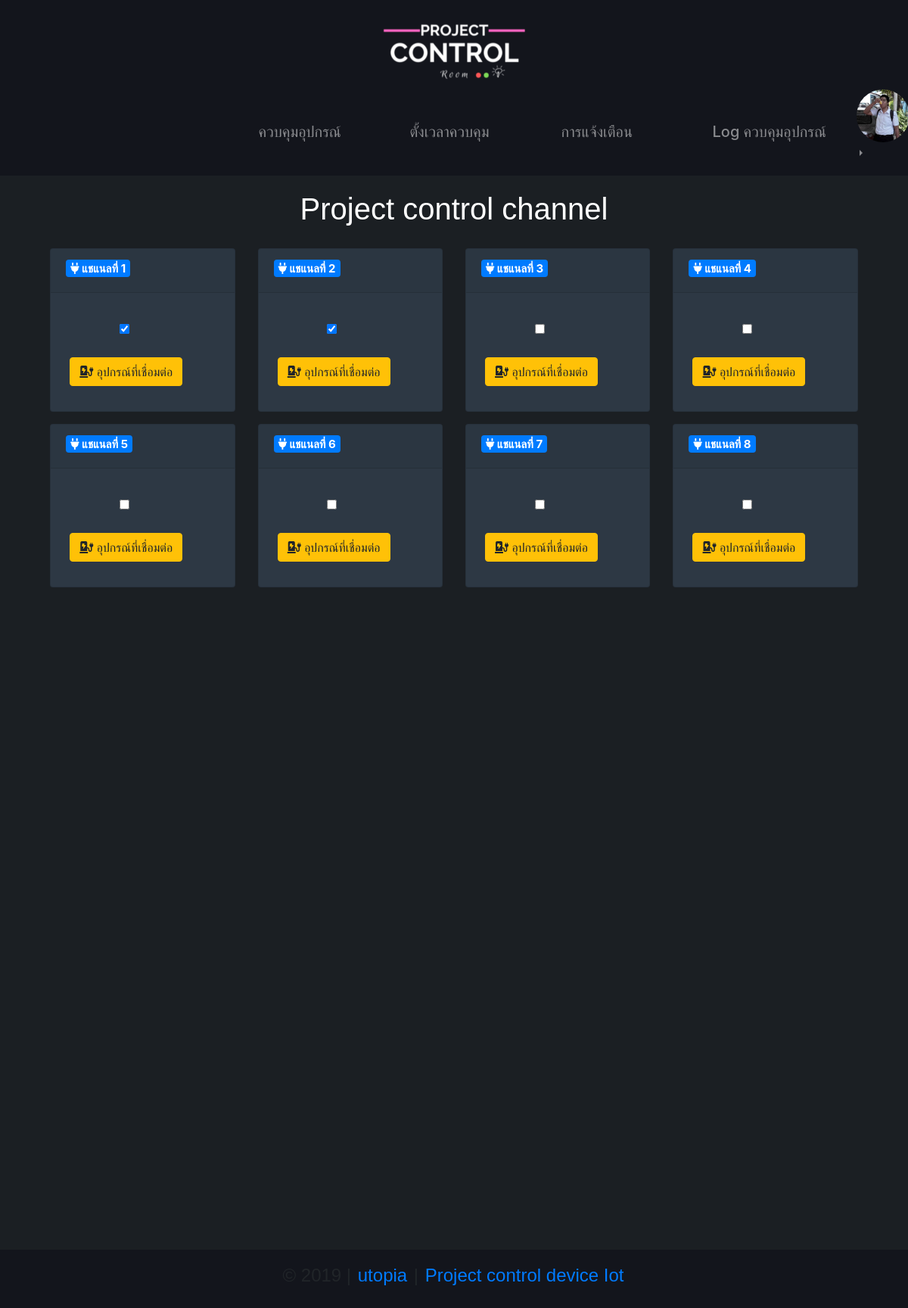
The app's page /projectcontrol/indexuser_prototype.php (signed in) with its own data.
### tables this page shows
CREATE TABLE `users` (
  `userid` int(2) NOT NULL,
  `username` varchar(50) NOT NULL,
  `password` varchar(50) NOT NULL,
  `fname` varchar(50) NOT NULL,
  `lname` varchar(50) NOT NULL,
  `email` varchar(50) NOT NULL,
  `picture` varchar(100) NOT NULL,
  `date` timestamp NULL DEFAULT CURRENT_TIMESTAMP,
  `status` varchar(1) NOT NULL DEFAULT 'Y'
);

CREATE TABLE `channel` (
  `channelid` int(2) NOT NULL,
  `channelname` varchar(50) NOT NULL,
  `descrip` varchar(200) NOT NULL,
  `status` varchar(5) NOT NULL DEFAULT '0',
  `channelstatus` varchar(1) NOT NULL DEFAULT '0'
);

### projectcontrol/indexuser_prototype.php (the view, shortened to what this page needs)
<?php
require "head.php";
?>
<?php
require "inc/connect.php";
?>
<link href="css/bootstrap-toggle.min.css" rel="stylesheet">
<div class="positionindex">
    <div class="container">
        <h1 class="h1" style="font-family: Helvetica;color: white;padding:20px;"> Project control channel</h1>
        <?php
        $sql = "SELECT * FROM channel";
        $result = mysqli_query($con, $sql);
        ?>
        <div class="row">
            <?php while ($row = mysqli_fetch_array($result)) {
                $channelid = $row['channelid'];
                $status = $row['status'];
                $channelstatus = $row['channelstatus'];
                ?>
                <div class="col-sm-3">
                    <div class="card text-white mb-3" style="max-width: 30rem;  background-color:#2d3844">
                        <div class="card-header">
                            <h5><span class="badge badge-primary"> <i class="fas fa-plug"></i> <?php echo "แชแนลที่ " . $channelid; ?></span></h5>
                        </div>
                        <div class="card-body">
                            <?php
                                if ($status == '1') { ?>
                                <div class="btntg">
                                    <input type="checkbox" id="switch" class="btntoggle" name="toggleBtn" checked data-toggle="toggle" data-style="ios"  <?php if ($channelstatus == 1) { ?> data-on="ON" data-off="OFF" data-onstyle="outline-success" data-offstyle="outline-danger" <?php } ?> data-width="100" data-height="100" value="<?php echo $channelid; ?>">
                                </div>
                            <?php } elseif ($status == '0') { ?>
                                <div class="btntg">
                                    <input type="checkbox" id="switch" class="btntoggle" name="toggleBtn" data-toggle="toggle" data-style="ios"  <?php if ($channelstatus == 1) { ?> data-on="ON" data-off="OFF" data-onstyle="outline-success" data-offstyle="outline-danger" <?php } ?> data-width="100" data-height="100" value="<?php echo $channelid; ?>">
                                </div>
                            <?php } ?>
                            <h5 style="padding:5px;margin-top:10%;">
                                <a class="btn btn-warning" style="margin:0;" data-toggle="collapse" href="#multiCollapseExample<?php echo $channelid ?>" role="button" aria-expanded="false" aria-controls="multiCollapseExample<?php echo $channelid ?>">
                                    <i class="fas fa-charging-station"></i> อุปกรณ์ที่เชื่อมต่อ</a> </h5>
                        </div>
                    </div>
                </div>
            <?php } ?>
        </div>
    </div>
</div>
<?php
require "footer.php";
?>

### projectcontrol/head.php (shortened to what this page needs)
<?php
require "inc/connect.php";
$userid = $_SESSION['userid'];
$sessionstatus = $_SESSION['status'];
$sql = "SELECT * FROM users WHERE userid=$userid";
$result = mysqli_query($con, $sql);
$row = mysqli_fetch_array($result);
$profileimg  = $row['picture'];
?>
<!DOCTYPE html>
<html lang="en">
<head>
    <link rel="stylesheet" href="css/stylefooter.css">
    <link rel="stylesheet" href="css/styleheader.css">
    <link rel="stylesheet" href="//cdnjs.cloudflare.com/ajax/libs/timepicker/1.3.5/jquery.timepicker.min.css">
    <link rel="stylesheet" href="https://maxcdn.bootstrapcdn.com/bootstrap/4.0.0/css/bootstrap.min.css">
    <link rel="stylesheet" href="https://use.fontawesome.com/releases/v5.8.1/css/all.css">
</head>
<body style="background-color:#1b1f23">
    <div class="row">
        <div class="col-sm" style="background-color: #13151c">
        </div>
        <div class="col-sm-3" style="background-color: #13151c">
            <a href="<?php if ($sessionstatus != "R") {
                            echo "indexuser.php";
                        } else {
                            echo "viewchannel.php";
                        } ?>">
                <img src="img/Project.png" class="img-fluid" alt="Responsive image">
            </a>
        </div>
        <div class="col-sm" style="background-color: #13151c">
        </div>
    </div>
    <div class="row" style="background-color: #13151c">
        <div class="col-md-6 offset-md-3" style="background-color: #13151c">
            <header>
                <nav class="navbar navbar-expand-lg navbar-dark">
                    <div class="collapse navbar-collapse" id="navbarTogglerDemo01" style="height:100px;">
                            <?php if ($sessionstatus != 'R') { ?>
                                <ul class="navbar-nav">
                                    <li class="nav-item">
                                        <a class="nav-link" href="indexuser.php">
                                            <h5>ควบคุมอุปกรณ์</h5>
                                        </a>
                                    </li>
                                    <li class="nav-item">
                                        <a class="nav-link" href="timeControl.php">
                                            <h5>ตั้งเวลาควบคุม</h5>
                                        </a>
                                    </li>
                                    <li class="nav-item">
                                        <a class="nav-link" href="notify.php">
                                            <h5>การแจ้งเตือน</h5>
                                        </a>
                                    </li>
                                    <li class="nav-item">
                                        <a class="nav-link" href="log.php">
                                            <h5>Log ควบคุมอุปกรณ์</h5>
                                        </a>
                                    </li>
                                <?php } ?>
                                </ul>
                                <div class="btn-group dropright" style="margin-bottom:2%;">
                                    <ul class="navbar-nav">
                                        <li class="nav-link dropdown-toggle dropdown-toggle-split" role="button" data-toggle="dropdown" aria-haspopup="true" aria-expanded="false">
                                            <img src="upload/pic/<?php echo  $profileimg; ?>" class="rounded-circle" style="width:70px;height:70px">
                                        </li>
                                    </ul>
                                </div>
                    </div>
                </nav>
            </header>
        </div>
    </div>
    <div class="row" style="height:100%;">
        <div class="col-sm">
        </div>
        <div class="col-sm-11" style="height:auto;">

### projectcontrol/css/styleheader.css (style rules this page uses)
body { position:absolute; top: 0; bottom: 0; left: 0; right: 0; height: 100%; display: block; }
a { padding: 2px; }
h6 , h5 { font-family: 'Poiret One', cursive; }
li.nav-item { padding: 10px; width: 200px; height: 60px; }

### projectcontrol/indexuser_prototype.php (style rules this page uses)
.container { height: 100%; width: 100%; position: relative; }
.btntg { margin-left: 35%; margin-top: 5%; }
.h1 { text-align: center; }

### records on screen
users: picture (picture)
channel: channelid "1", channelstatus "☑"
channel: channelid "2", channelstatus "☑"
channel: channelid "3"
channel: channelid "4"
channel: channelid "5"
channel: channelid "6"
channel: channelid "7"
channel: channelid "8"
